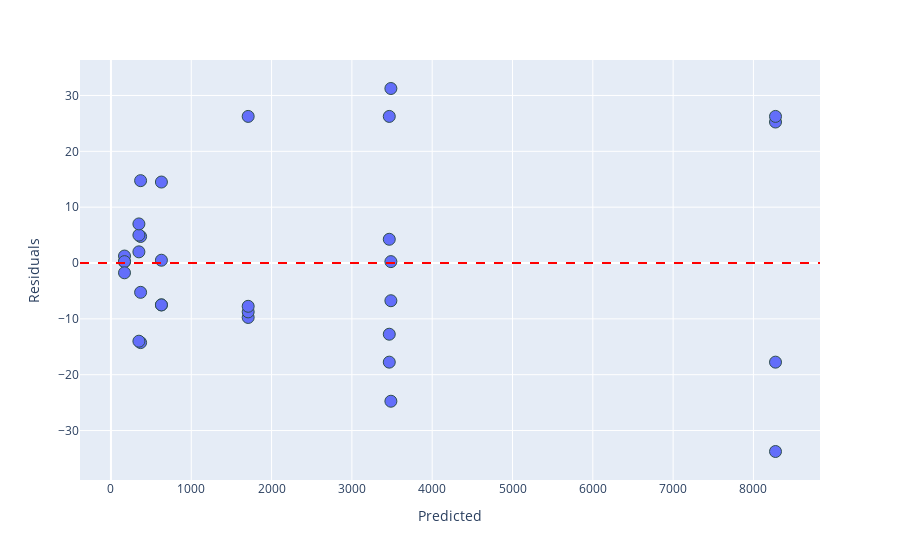

The notebook cell this image was saved under:
### Code cell
fig = px.scatter(x=model.fittedvalues, y=model.resid)
fig.add_hline(
    y=0,
    line_dash="dash",
    line_color="red",
)
fig.update_traces(
    marker=dict(size=12, line=dict(width=1, color="DarkSlateGrey")),
)
fig.update_layout(
    xaxis_title="Predicted",
    yaxis_title="Residuals",
)
fig.show()
fig.write_image(f"./figures/Residuals_Predicted_time.svg")

### Figure 1 — Plotly figure (JSON) as saved in the notebook; plotly's stock layout.template omitted (floating-point values rounded to 4 significant figures)
{"data": [{"hovertemplate": "x=%{x}<br>y=%{y}<extra></extra>", "legendgroup": "", "marker": {"color": "#636efa", "line": {"color": "DarkSlateGrey", "width": 1}, "size": 12, "symbol": "circle"}, "mode": "markers", "name": "", "orientation": "v", "showlegend": false, "type": "scatter", "x": [369.3, 369.3, 369.3, 369.3, 348, 348, 348, 348, 628.5, 628.5, 628.5, 628.5, 168.7, 168.7, 168.7, 168.7, 8275.0, 8275.0, 8275.0, 8275.0, 1709.0, 1709.0, 1709.0, 1709.0, 3486.0, 3486.0, 3486.0, 3486.0, 3466.0, 3466.0, 3466.0, 3466.0], "xaxis": "x", "y": [-5.25, 4.75, 14.75, -14.25, 5, 2, -14, 7, -7.5, 14.5, -7.5, 0.5, 0.25, 1.25, 0.25, -1.75, -33.75, 25.25, 26.25, -17.75, -9.75, 26.25, -8.75, -7.75, -24.75, 31.25, -6.75, 0.25, -17.75, 26.25, 4.25, -12.75], "yaxis": "y"}], "layout": {"legend": {"tracegroupgap": 0}, "margin": {"t": 60}, "shapes": [{"line": {"color": "red", "dash": "dash"}, "type": "line", "x0": 0, "x1": 1, "xref": "x domain", "y0": 0, "y1": 0, "yref": "y"}], "xaxis": {"anchor": "y", "domain": [0, 1], "title": {"text": "Predicted"}}, "yaxis": {"anchor": "x", "domain": [0, 1], "title": {"text": "Residuals"}}}}
